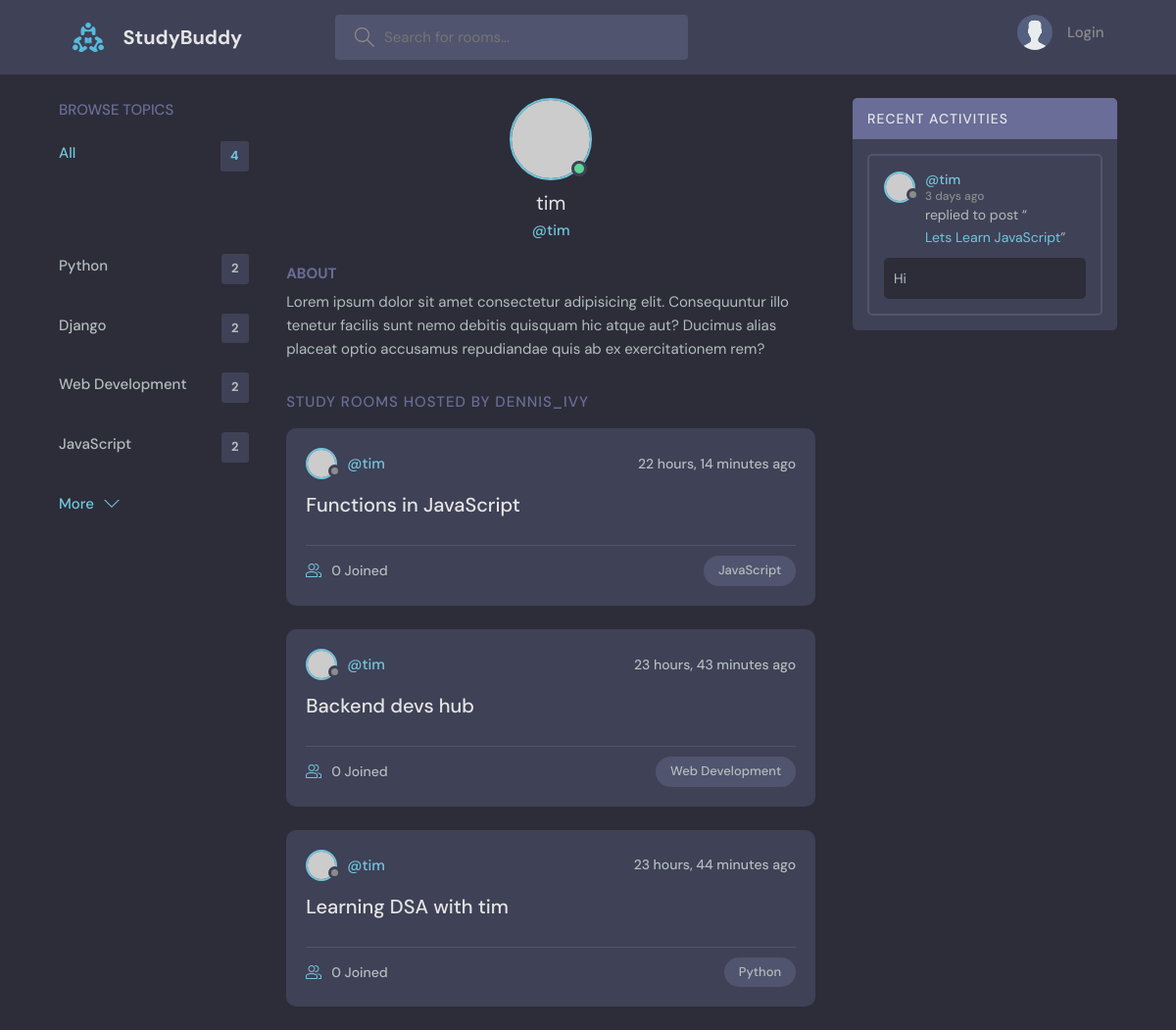
Page /profile/2 on the earlier database version.
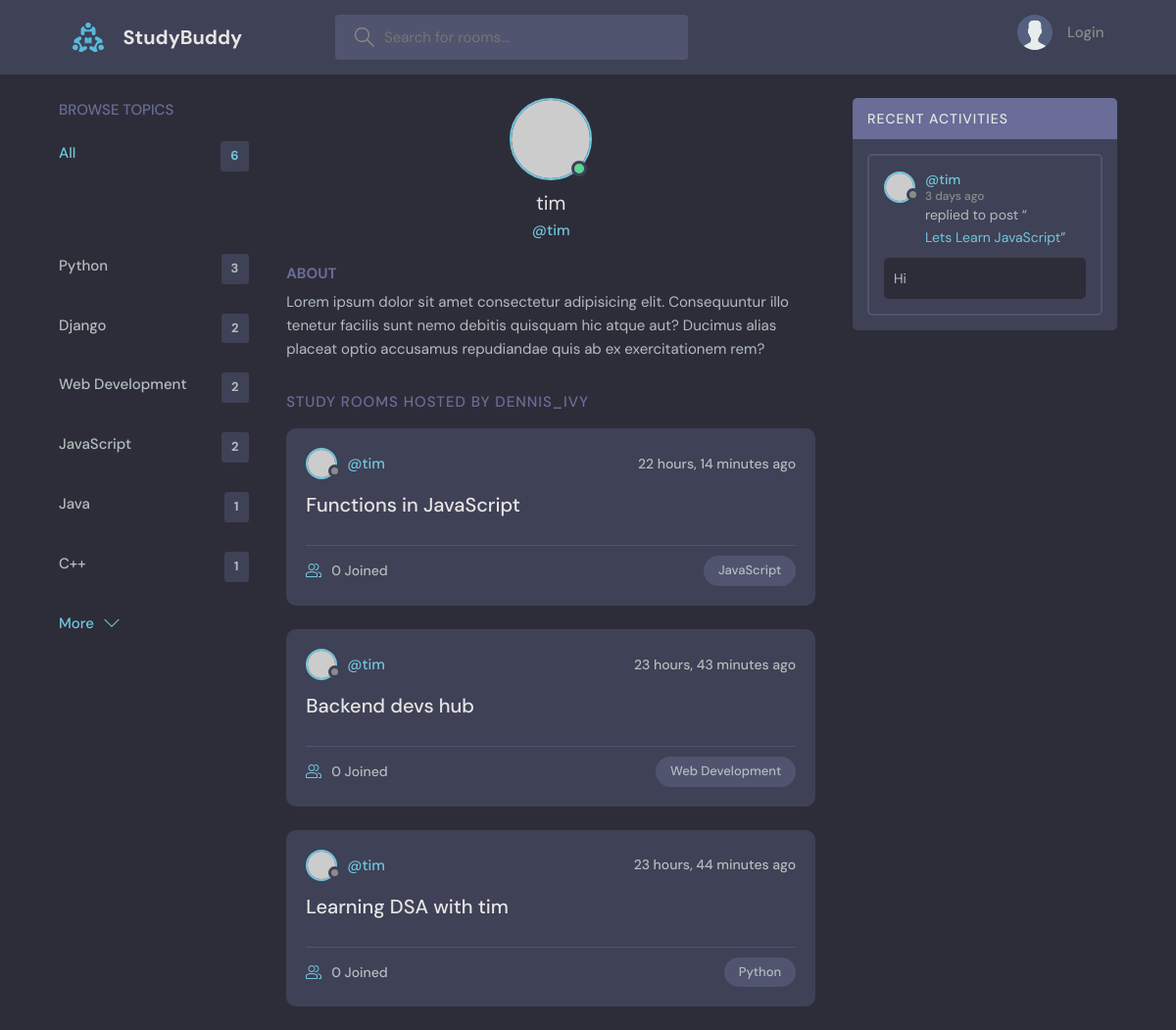
Same page on the later database version.
### base/models.py (models this page shows, shortened)
class Topic(models.Model):
    name = models.CharField(max_length=200)

class Room(models.Model):
    host = models.ForeignKey(User, on_delete=models.SET_NULL, null=True)
    topic = models.ForeignKey(Topic, on_delete=models.SET_NULL, null=True)
    name = models.CharField(max_length=200)
    description = models.TextField(null=True, blank=True)
    participants = models.ManyToManyField(User, related_name='participants', blank=True)
    updated = models.DateTimeField(auto_now=True)
    created=models.DateTimeField(auto_now_add=True)
    class Meta:
        ordering = ['-created', '-updated']
    def __str__(self):
        return self.name

class Message(models.Model):
    user  =  models.ForeignKey(User, on_delete=models.CASCADE)
    room = models.ForeignKey(Room, on_delete=models.CASCADE)
    body = models.TextField()
    updated = models.DateTimeField(auto_now=True)
    created=models.DateTimeField(auto_now_add=True)
    class Meta:
            ordering = ['-created', '-updated']

### base/views.py (the view)
# urls.py: path('profile/<str:pk>', views.userProfile, name="user-profile"),
def userProfile(request, pk):
    user = User.objects.get(id=pk)
    rooms = user.room_set.all()
    room_messages = user.message_set.all()
    topics = Topic.objects.all()
    context = {'user': user, 'rooms':rooms, 'room_messages': room_messages, 'topics':topics}
    return render(request, 'base/profile.html', context)

### base/templates/base/profile.html (shortened to what this page needs)
{% extends 'main.html' %}
{% block content %}
  <main class="profile-page layout layout--3">
    <div class="container">
      {% include 'base/topics_component.html' %}
      <div class="roomList">
        <div class="profile">
          <div class="profile__avatar">
            <div class="avatar avatar--large active">
              <img src="https://randomuser.me/api/portraits/men/11.jpg" />
            </div>
          </div>
          <div class="profile__info">
            <h3>{{user.username}}</h3>
            <p>@{{user.username}}</p>
          </div>
          <div class="profile__about">
            <h3>About</h3>
            <p>
              Lorem ipsum dolor sit amet consectetur adipisicing elit. Consequuntur illo tenetur
              facilis sunt nemo debitis quisquam hic atque aut? Ducimus alias placeat optio
              accusamus repudiandae quis ab ex exercitationem rem?
            </p>
          </div>
        </div>
        <div class="roomList__header">
          <div>
            <h2>Study Rooms Hosted by dennis_ivy</a>
            </h2>
          </div>
        </div>
        {% include 'base/feed_component.html' %}
      </div>
       {% include 'base/activity_component.html' %}
  </main>
  {% endblock content  %}

### templates/main.html (shortened to what this page needs)
<!DOCTYPE html>
{% load static %}
<html lang="en">
  <head>
    <link rel="stylesheet" href="{% static 'styles/style.css' %}" />
  </head>
  <body>
    {% include 'navbar.html' %}
      {% block content %}
      {% endblock content %}
  </body>
</html>

### templates/navbar.html (shortened to what this page needs)
{% load static %}
<header class="header header--loggedIn">
      <div class="container">
        <a href="{% url 'home' %}" class="header__logo">
          <img src="{% static 'images/logo.svg' %}" />
          <h1>StudyBuddy</h1>
        </a>
        <form class="header__search" method="GET" action="{% url 'home' %}">
          <label>
            <input placeholder="Search for rooms..."  name="q"/>
          </label>
        </form>
        <nav class="header__menu">
          {% if request.user.is_authenticated %}
          <div class="header__user">
            <a href="{% url 'update-user' %}">
              <div class="avatar avatar--medium active">
                <img src="https://randomuser.me/api/portraits/men/37.jpg" />
              </div>
              <p>{{request.user.username}} <span>@{{request.user.username}}</p>
            </a>
            <button class="dropdown-button">
              <svg version="1.1" xmlns="http://www.w3.org/2000/svg" width="32" height="32" viewBox="0 0 32 32">
                <title>chevron-down</title>
                <path d="M16 21l-13-13h-3l16 16 16-16h-3l-13 13z"></path>
              </svg>
            </button>
          </div>
           {% else %}
          <a href="{% url 'login' %}">
            <img src="{% static 'images/avatar.svg' %}" />
            <p>Login</p>
          </a>
          {% endif %}
        </nav>
      </div>
</header>

### base/templates/base/topics_component.html (shortened to what this page needs)
<div class="topics">
          <div class="topics__header">
            <h2>Browse Topics</h2>
          </div>
          <ul class="topics__list">
            <li>
              <a href="{% url 'home' %}" class="active">All <span>{{topics.count}}</span>
            </li>
            {% for topic in topics %}
            <li>
              <a href="{% url 'home' %}?q={{topic.name}}">{{topic.name}} <span>{{topic.room_set.all.count}}</span></a>
            </li>
            {% endfor %}
          <a class="btn btn--link" href="{% url 'topics' %}">
            More
            <svg version="1.1" xmlns="http://www.w3.org/2000/svg" width="32" height="32" viewBox="0 0 32 32">
              <title>chevron-down</title>
              <path d="M16 21l-13-13h-3l16 16 16-16h-3l-13 13z"></path>
            </svg>
          </a>
        </div>

### base/templates/base/feed_component.html (shortened to what this page needs)
{% for room in rooms %}
<div class="roomListRoom">
            <div class="roomListRoom__header">
              <a href="{% url 'user-profile' room.host.id %}" class="roomListRoom__author">
                <div class="avatar avatar--small">
                  <img src="https://randomuser.me/api/portraits/women/11.jpg" />
                </div>
                <span>@{{room.host.username}}</span>
              </a>
              <div class="roomListRoom__actions">
                <span>{{room.created|timesince}} ago</span>
              </div>
            </div>
            <div class="roomListRoom__content">
              <a href="{% url 'room' room.id %}">{{room.name}}</a>
            </div>
            <div class="roomListRoom__meta">
              <a href="{% url 'room' room.id %}" class="roomListRoom__joined">
                {{room.participants.all.count}} Joined
              </a>
              <p class="roomListRoom__topic">{{room.topic.name}}</p>
            </div>
</div>
  {% endfor %}

### base/templates/base/activity_component.html (shortened to what this page needs)
 <div class="activities">
          <div class="activities__header">
            <h2>Recent Activities</h2>
          </div>
          {% for message in room_messages %}
          <div class="activities__box">
            <div class="activities__boxHeader roomListRoom__header">
              <a href="{% url 'user-profile' message.user.id %}" class="roomListRoom__author">
                <div class="avatar avatar--small">
                  <img src="https://randomuser.me/api/portraits/women/11.jpg" />
                </div>
                <p>
                  @{{message.user.username}}
                  <span>{{message.created|timesince}} ago</span>
                </p>
              </a>
            </div>
            <div class="activities__boxContent">
              <p>replied to post “<a href="{% url 'room' message.room.id %}">{{message.room}}</a>”</p>
              <div class="activities__boxRoomContent">
                {{message.body|truncatewords:10}}
              </div>
            </div>
          </div>
          {% endfor %}
        </div>

Differences in the rows shown:
computed for Topic "Python": room_set.all.count "2" → "3"
added Topic: name "Java", room_set.all.count "1"
added Topic: name "C++", room_set.all.count "1"
Other differences:
{{ topics.count }}: "4" → "6"
